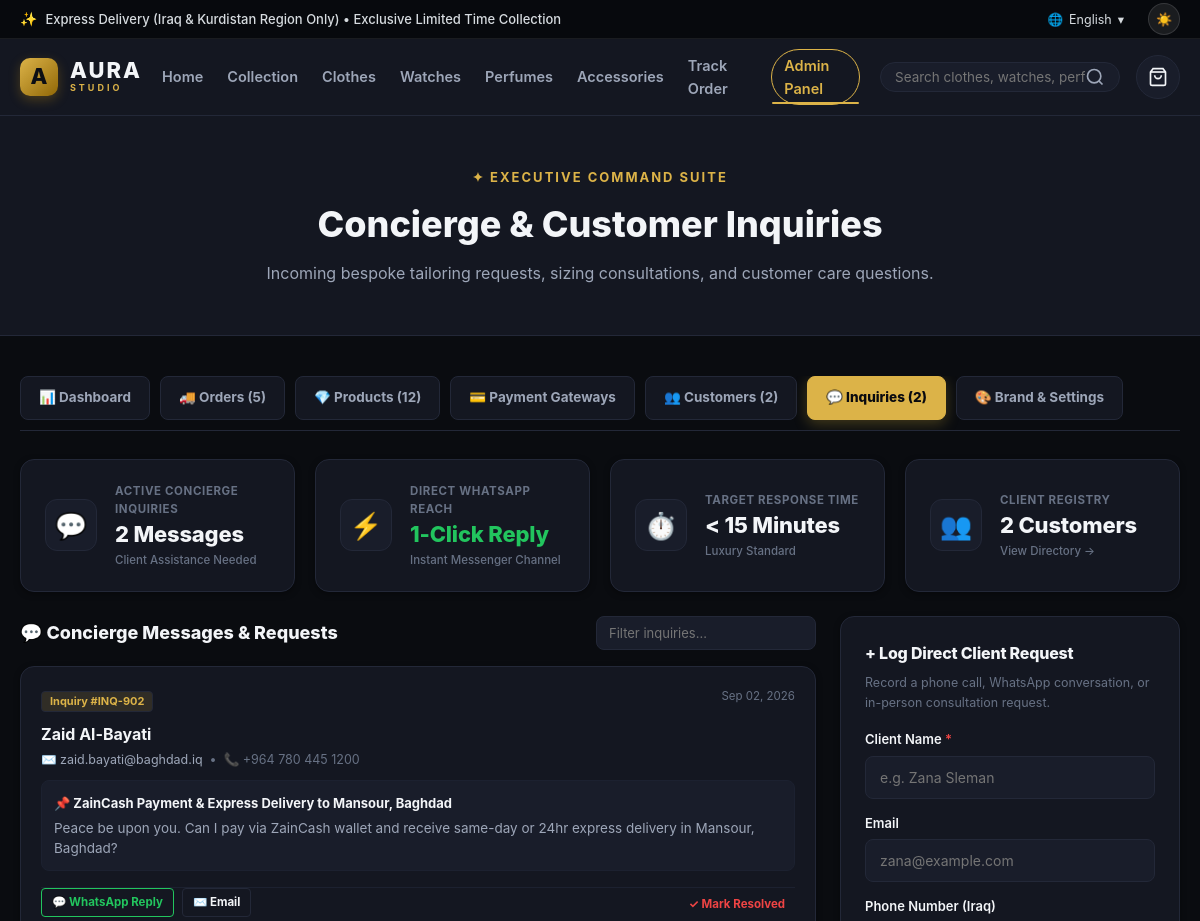
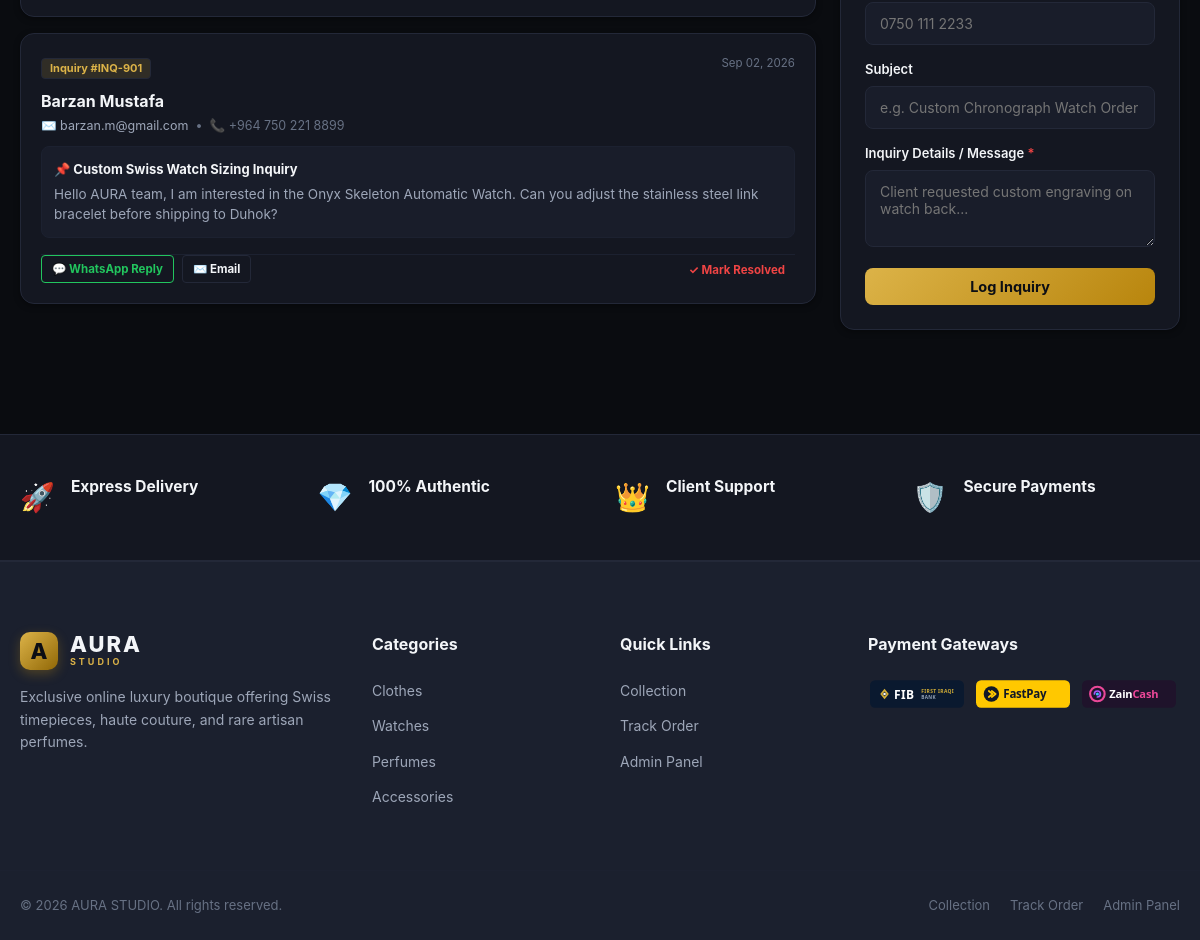
/admin/inquiries.php, run on the app's committed database (2 pictures, top to bottom).
### tables this page shows
CREATE TABLE `inquiries` (
  `id` INT UNSIGNED NOT NULL AUTO_INCREMENT,
  `inquiry_code` VARCHAR(64) NOT NULL,
  `name` VARCHAR(255) NOT NULL,
  `email` VARCHAR(255) DEFAULT NULL,
  `phone` VARCHAR(64) NOT NULL,
  `subject` VARCHAR(255) DEFAULT NULL,
  `message` TEXT NOT NULL,
  `status` VARCHAR(50) NOT NULL DEFAULT "Open",
  `created_at` TIMESTAMP NOT NULL DEFAULT CURRENT_TIMESTAMP,
  PRIMARY KEY (`id`)
);

### database/db.php (called while the page is built, shortened)
<?php
function get_mysql_pdo() {
    static $pdo = null;
    if ($pdo !== null) {
        return $pdo;
    }
    try {
        $dsn = "mysql:host=" . MYSQL_HOST . ";port=" . MYSQL_PORT . ";dbname=" . MYSQL_DBNAME . ";charset=utf8mb4";
        $options = [
            PDO::ATTR_ERRMODE            => PDO::ERRMODE_EXCEPTION,
            PDO::ATTR_DEFAULT_FETCH_MODE => PDO::FETCH_ASSOC,
            PDO::ATTR_EMULATE_PREPARES   => false,
            PDO::ATTR_TIMEOUT            => 5,
        ];
        $pdo = new PDO($dsn, MYSQL_USER, MYSQL_PASSWORD, $options);
        return $pdo;
    } catch (Exception $e) {
        return null;
    }
}
function get_all_inquiries() {
    $pdo = get_mysql_pdo();
    try {
        $stmt = $pdo->query("SELECT * FROM inquiries ORDER BY id DESC");
        $rows = $stmt->fetchAll();
        $inquiries = [];
        foreach ($rows as $r) {
            $inquiries[] = [
                'id' => $r['inquiry_code'],
                'name' => $r['name'],
                'email' => $r['email'],
                'phone' => $r['phone'],
                'subject' => $r['subject'],
                'message' => $r['message'],
                'status' => $r['status'],
                'date' => $r['created_at'],
                'created_at' => $r['created_at']
            ];
        }
        return $inquiries;
    } catch (Exception $e) {
        return [];
    }
}
function get_all_users() {
    $pdo = get_mysql_pdo();
    try {
        $stmt = $pdo->query("SELECT * FROM users ORDER BY id DESC");
        $rows = $stmt->fetchAll();
        $users = [];
        foreach ($rows as $r) {
            $users[] = [
                'id' => $r['user_code'],
                'name' => $r['name'],
                'email' => $r['email'],
                'password_hash' => $r['password_hash'],
                'role' => $r['role'],
                'phone' => $r['phone'],
                'city' => $r['city'],
                'address' => $r['address'],
                'created_at' => $r['created_at']
            ];
        }
        return $users;
    } catch (Exception $e) {
        return [];
    }
}
?>

### admin/inquiries.php (the view, shortened to what this page needs)
<?php
require_once __DIR__ . '/../database/db.php';
$usersList = get_all_users();
$inquiriesList = get_all_inquiries();
require_once __DIR__ . '/../header.php';
?>
<div class="page-banner">
    <div class="container">
        <div class="page-banner-content">
            <span class="section-kicker">✦ Executive Command Suite</span>
            <h1 class="page-banner-title">Concierge & Customer Inquiries</h1>
            <p class="page-banner-subtitle">
                Incoming bespoke tailoring requests, sizing consultations, and customer care questions.
            </p>
        </div>
    </div>
</div>
<section class="admin-section" style="padding: 40px 0 80px;">
    <div class="container">
        <?php require_once __DIR__ . '/nav.php'; ?>
        <div class="admin-metrics-grid" style="margin-bottom:24px;">
            <div class="admin-metric-card">
                <span class="m-icon">💬</span>
                <div class="m-info">
                    <span class="m-label">Active Concierge Inquiries</span>
                    <strong class="m-value"><?php echo count($inquiriesList); ?> Messages</strong>
                    <span class="iqd-price-pill">Client Assistance Needed</span>
                </div>
            </div>
            <div class="admin-metric-card">
                <span class="m-icon">⚡</span>
                <div class="m-info">
                    <span class="m-label">Direct WhatsApp Reach</span>
                    <strong class="m-value" style="color:#22c55e;">1-Click Reply</strong>
                    <span class="iqd-price-pill">Instant Messenger Channel</span>
                </div>
            </div>
            <div class="admin-metric-card">
                <span class="m-icon">⏱️</span>
                <div class="m-info">
                    <span class="m-label">Target Response Time</span>
                    <strong class="m-value">&lt; 15 Minutes</strong>
                    <span class="iqd-price-pill">Luxury Standard</span>
                </div>
            </div>
            <div class="admin-metric-card">
                <span class="m-icon">👥</span>
                <div class="m-info">
                    <span class="m-label">Client Registry</span>
                    <strong class="m-value"><?php echo count($usersList); ?> Customers</strong>
                    <span class="iqd-price-pill"><a href="/admin/users.php" style="color:inherit;">View Directory →</a></span>
                </div>
            </div>
        </div>
        <div style="display:grid; grid-template-columns:1fr 340px; gap:24px; align-items:start;">
            <div>
                <div style="display:flex; justify-content:space-between; align-items:center; margin-bottom:16px;">
                    <h3 style="margin:0; font-size:18px; font-weight:800;">💬 Concierge Messages & Requests</h3>
                    <input type="text" id="inqSearchInput" onkeyup="filterInquiries()" placeholder="Filter inquiries..." class="form-control" style="max-width:220px; padding:8px 12px; font-size:13px;">
                </div>
                <div class="inquiries-container" id="inquiriesContainer" style="display:flex; flex-direction:column; gap:16px;">
                    <?php if (empty($inquiriesList)): ?>
                        <div style="text-align:center; padding:48px 20px; background:var(--bg-card); border-radius:var(--radius-md); border:1px dashed var(--border-color);">
                            <span style="font-size:36px; display:block; margin-bottom:10px;">💬</span>
                            <h4 style="margin:0 0 6px; font-size:16px;">No Pending Inquiries</h4>
                            <p class="text-muted" style="margin:0; font-size:13px;">Customer concierge questions submitted from the contact form will appear here.</p>
                        </div>
                    <?php else: ?>
                        <?php foreach ($inquiriesList as $inq):
                            $waNum = preg_replace('/[^0-9]/', '', $inq['phone'] ?? '');
                            $waText = rawurlencode("Hello " . $inq['name'] . ", greetings from AURA Luxury Store concierge. Regarding your inquiry: " . ($inq['subject'] ?? ''));
                        ?>
                            <div class="inquiry-card" data-search="<?php echo htmlspecialchars(strtolower(($inq['name'] ?? '') . ' ' . ($inq['subject'] ?? '') . ' ' . ($inq['email'] ?? '') . ' ' . ($inq['phone'] ?? ''))); ?>" style="background:var(--bg-card); border:1px solid var(--border-color); border-radius:var(--radius-md); padding:20px; box-shadow:var(--shadow-sm); display:flex; flex-direction:column; justify-content:space-between; gap:16px;">
                                <div>
                                    <div style="display:flex; justify-content:space-between; align-items:flex-start; margin-bottom:10px;">
                                        <div>
                                            <span class="badge-tag" style="background:var(--accent-gold-bg); color:var(--accent-gold); font-weight:700; margin-bottom:6px; display:inline-block;">Inquiry #<?php echo htmlspecialchars($inq['id']); ?></span>
                                            <h4 style="margin:4px 0 2px; font-size:16px; font-weight:700; color:var(--text-primary);"><?php echo htmlspecialchars($inq['name']); ?></h4>
                                            <div style="font-size:12.5px; color:var(--text-muted);">
                                                ✉️ <a href="mailto:<?php echo htmlspecialchars($inq['email']); ?>" style="color:var(--text-secondary);"><?php echo htmlspecialchars($inq['email'] ?? 'N/A'); ?></a> &nbsp;•&nbsp;
                                                📞 <?php echo htmlspecialchars($inq['phone'] ?? 'N/A'); ?>
                                            </div>
                                        </div>
                                        <span style="font-size:11.5px; color:var(--text-muted);"><?php echo !empty($inq['created_at']) ? date('M d, Y', strtotime($inq['created_at'])) : 'Recent'; ?></span>
                                    </div>
                                    <div style="background:var(--bg-subtle); border-radius:8px; padding:12px; margin-top:8px; border:1px solid var(--border-subtle);">
                                        <strong style="display:block; font-size:13px; color:var(--text-primary); margin-bottom:4px;">📌 <?php echo htmlspecialchars($inq['subject'] ?? 'General Inquiry'); ?></strong>
                                        <p style="margin:0; font-size:13.5px; color:var(--text-secondary); line-height:1.5; white-space:pre-wrap;"><?php echo htmlspecialchars($inq['message'] ?? ''); ?></p>
                                    </div>
                                </div>
                                <div style="display:flex; justify-content:space-between; align-items:center; pt-12; border-top:1px solid var(--border-subtle); flex-wrap:wrap; gap:8px;">
                                    <div style="display:flex; gap:8px;">
                                        <?php if (!empty($waNum)): ?>
                                            <a href="https://wa.me/<?php echo $waNum; ?>?text=<?php echo $waText; ?>" target="_blank" class="btn btn-outline btn-xs" style="color:#22c55e; border-color:#22c55e;">
                                                💬 WhatsApp Reply
                                            </a>
                                        <?php endif; ?>
                                        <?php if (!empty($inq['email'])): ?>
                                            <a href="mailto:<?php echo htmlspecialchars($inq['email']); ?>?subject=<?php echo rawurlencode('Re: ' . ($inq['subject'] ?? 'AURA Luxury Inquiry')); ?>" class="btn btn-outline btn-xs">
                                                ✉️ Email
                                            </a>
                                        <?php endif; ?>
                                    </div>
                                    <form action="/admin/inquiries.php" method="POST" onsubmit="return confirm('Mark inquiry as resolved?')" style="margin:0;">
                                        <button type="submit" class="btn btn-ghost text-danger btn-xs">✓ Mark Resolved</button>
                                    </form>
                                </div>
                            </div>
                        <?php endforeach; ?>
                    <?php endif; ?>
                </div>
            </div>
            <div class="admin-form-card">
                <h3 class="admin-card-title" style="font-size:16px; margin-bottom:6px;">+ Log Direct Client Request</h3>
                <p class="text-muted" style="font-size:12.5px; margin-bottom:16px;">Record a phone call, WhatsApp conversation, or in-person consultation request.</p>
                <form action="/admin/inquiries.php" method="POST">
                    <div class="form-group mb-14">
                        <label>Client Name <span class="text-danger">*</span></label>
                        <input type="text" name="name" required class="form-control" placeholder="e.g. Zana Sleman">
                    </div>
                    <div class="form-group mb-14">
                        <label>Email</label>
                        <input type="email" name="email" class="form-control" placeholder="zana@example.com">
                    </div>
                    <div class="form-group mb-14">
                        <label>Phone Number (Iraq)</label>
                        <input type="text" name="phone" class="form-control" placeholder="0750 111 2233">
                    </div>
                    <div class="form-group mb-14">
                        <label>Subject</label>
                        <input type="text" name="subject" class="form-control" placeholder="e.g. Custom Chronograph Watch Order">
                    </div>
                    <div class="form-group mb-14">
                        <label>Inquiry Details / Message <span class="text-danger">*</span></label>
                        <textarea name="message" required rows="3" class="form-control" placeholder="Client requested custom engraving on watch back..."></textarea>
                    </div>
                    <button type="submit" class="btn btn-primary btn-luxury w-100" style="padding:10px;">
                        Log Inquiry
                    </button>
                </form>
            </div>
        </div>
    </div>
</section>
<?php require_once __DIR__ . '/../footer.php'; ?>

### data on the page
inquiries: inquiry_code "INQ-902", name "Zaid Al-Bayati", email "zaid.bayati@baghdad.iq", phone "+964 780 445 1200", created_at "Sep 02, 2026", subject "ZainCash Payment & Express Delivery to Mansour, Baghdad", message "Peace be upon you. Can I pay via ZainCash wallet and receive same-day or 24hr express delivery in Mansour, Baghdad?"
inquiries: inquiry_code "INQ-901", name "Barzan Mustafa", email "barzan.m@gmail.com", phone "+964 750 221 8899", created_at "Sep 02, 2026", subject "Custom Swiss Watch Sizing Inquiry", message "Hello AURA team, I am interested in the Onyx Skeleton Automatic Watch. Can you adjust the stainless steel link bracelet before shipping to Duhok?"

### other printed values
$announcementText "Express Delivery (Iraq & Kurdistan Region Only) • Exclusive Limited Time Collection"
$logoEmblem "A"
$logoMain "AURA"
$logoSub "STUDIO"
t('nav_home', $lang) "Home"
t('nav_shop', $lang) "Collection"
t('nav_clothes', $lang) "Clothes"
t('nav_watches', $lang) "Watches"
t('nav_perfumes', $lang) "Perfumes"
t('nav_accessories', $lang) "Accessories"
t('nav_track', $lang) "Track Order"
t('nav_admin', $lang) "Admin Panel"
count($ordersList) "5"
count($productsList) "12"
count($usersList) "2"
